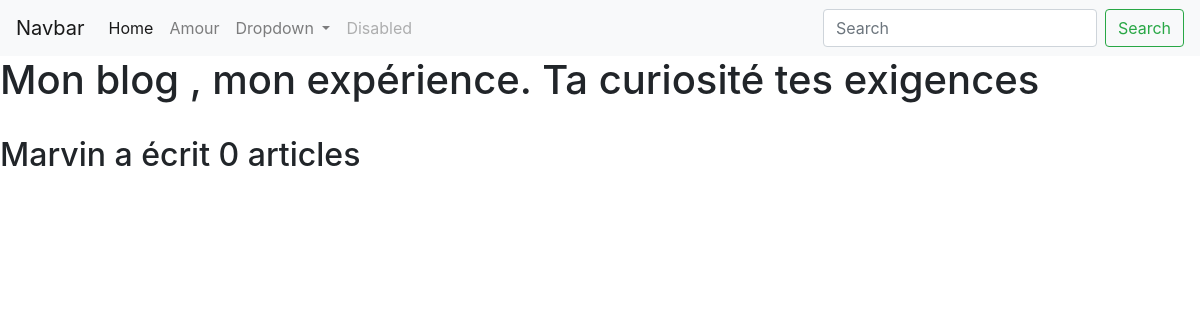
Page /blog/ on the earlier database version.
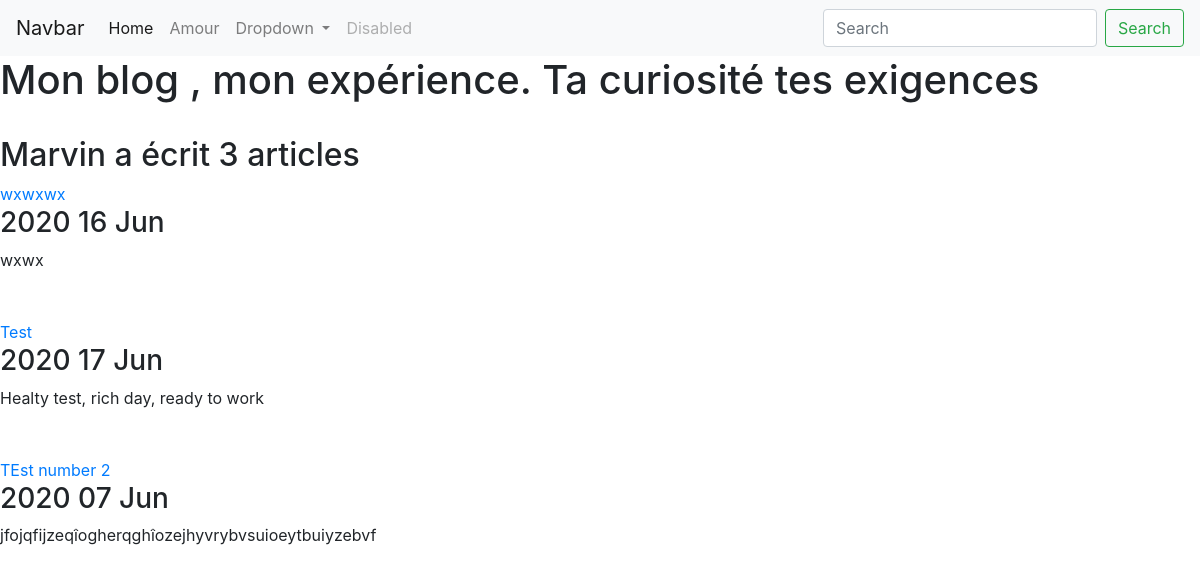
Same page on the later database version.
### blog/models.py (models this page shows, shortened)
class Blog(models.Model):
    title=models.CharField(max_length=200)
    description=models.TextField()
    date = models.DateField()

### blog/views.py (the view)
# urls.py: path('', views.all_blogs,name="all_blogs"),
def all_blogs(request):
    blogs=Blog.objects.all()
    return render(request,'blog/all_blogs.html', {'blogs':blogs})

### blog/templates/blog/all_blogs.html (shortened to what this page needs)
{%extends 'portfolio/base.html'%}
{%block content%}
<h1> Mon blog , mon expérience. Ta curiosité tes exigences</h1>
<br>
<h2>Marvin a écrit {{ blogs.count }}  article{{ blogs.count|pluralize}}</h2>
{% for blog in blogs %}
<a href="{% url 'blog:detail' blog.id %}">{{ blog.title}}</a>
<h3> {{blog.date| date:'Y d M'}}</h3>
{{ blog.description| truncatechars:100}}
<br> <br> <br>
{% endfor %}
{%endblock%}

Differences in the rows shown:
added Blog: title "wxwxwx", date "2020 16 Jun", description "wxwx"
added Blog: title "Test", date "2020 17 Jun", description "Healty test, rich day, ready to work"
added Blog: title "TEst number 2", date "2020 07 Jun", description "jfojqfijzeqîogherqghîozejhyvrybvsuioeytbuiyzebvf"
Other differences:
{{ blogs.count }}: "0" → "3"
